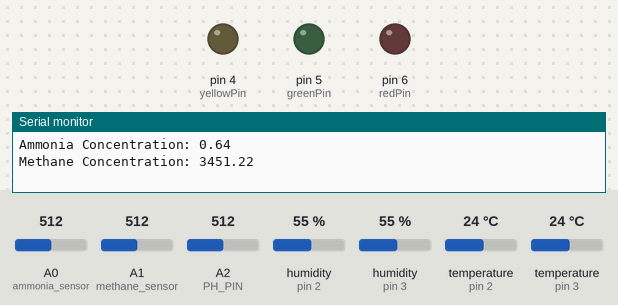
Simulated run of this sketch. Board: Arduino Uno, built with avr-gcc and run on an emulated ATmega328P. Parts: output pins drawn as LEDs (lit = HIGH), the last lines printed to the serial monitor. Inputs (shaded band) come from the test bench; at power-on: A0 (ammonia_sensor) = 512, A1 (methane_sensor) = 512, A2 (PH_PIN) = 512, humidity (sensors on pin 2, pin 3) 55 %, temperature (sensors on pin 2, pin 3) 24 °C.

Above: at 6.5 s.
At 13.5 s:
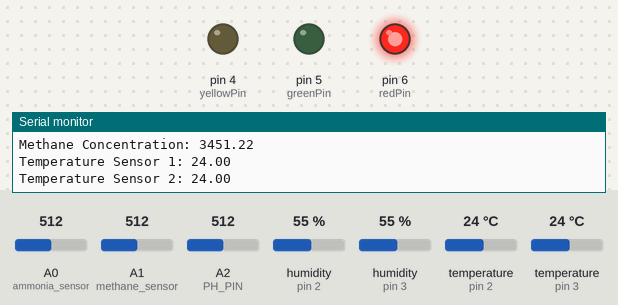
At 24.5 s:
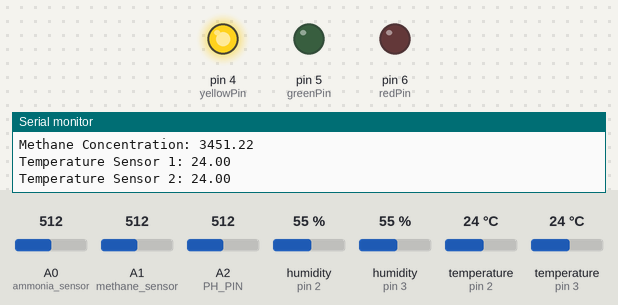
At 35.5 s:
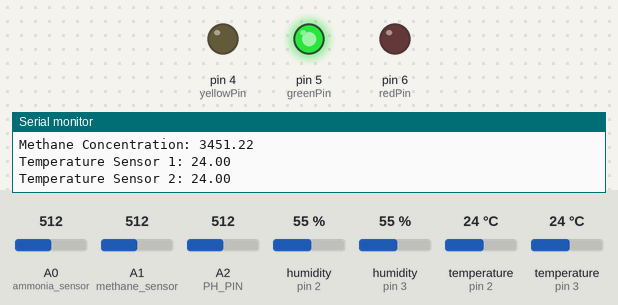
Timing chart, 0 to 59.9 s (numbered marks = the images above):
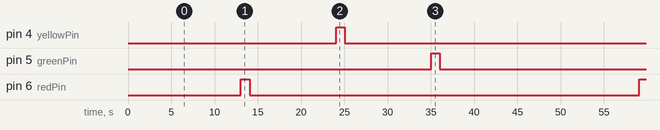

Measured:
- by itself, pin 4 (yellowPin), pin 5 (greenPin), pin 6 (redPin): alternates HIGH for 1.0 s and LOW for 45.1 s
- by itself, everything shown: repeats every 46.1 s, in 6 steps

The sketch:

4-28-2024_Latest_Arduino.ino
```cpp
#include <DHT.h>


#define DHTTYPE DHT11

const int DHT_PIN_1 = 2;
const int DHT_PIN_2 = 3;

DHT dht1(DHT_PIN_1, DHTTYPE);
DHT dht2(DHT_PIN_2, DHTTYPE);

const int methane_sensor = A1;
const float slope_methane = -0.318;
const float intercept_methane = 1.133;
const float baselineResistance_methane = 0.98;

const int ammonia_sensor = A0;
const float slope_ammonia = -0.263;
const float intercept_ammonia = 0.42;
const float baselineResistance_ammonia = 3.37;

#include "DFRobot_PH.h"
#include <EEPROM.h>


#define PH_PIN A2
float voltage, phValue, temperature = 25;
DFRobot_PH ph;

const int redPin = 6;
const int yellowPin = 4;
const int greenPin = 5;
const int interval = 1000;


void setup() {
  Serial.begin(115200);
  dht1.begin();
  dht2.begin();
  pinMode(redPin, OUTPUT);
  pinMode(yellowPin, OUTPUT);
  pinMode(greenPin, OUTPUT);
  ph.begin();
}

void loop() {
  readAmmonia();
  delay(2000);
  readMethane();
  delay(2000);
  readPH();
  delay(2000);
  readTemperature();
  delay(2000);
  blinkLED(redPin);
  blinkLED(yellowPin);
  blinkLED(greenPin);
}

void readTemperature() {
  float temperature1 = dht1.readTemperature();
  delay(2000);
  float temperature2 = dht2.readTemperature();

  if (!isnan(temperature1)) {
    Serial.print("Temperature Sensor 1: ");
    Serial.println(temperature1);
  } else {
    Serial.println("Failed to read from Temperature Sensor 1!");
  }

  if (!isnan(temperature2)) {
    Serial.print("Temperature Sensor 2: ");
    Serial.println(temperature2);
  } else {
    Serial.println("Failed to read from Temperature Sensor 2!");
  }

  delay(2000);
}

void readMethane() {
  float sensor_volt = analogRead(methane_sensor) * (5.0 / 1023.0);
  float RS_gas = (5.0 - sensor_volt) / sensor_volt;
  float ratio = RS_gas / baselineResistance_methane;
  double ppm_log = (log10(ratio) - intercept_methane) / slope_methane;
  double ppm = pow(10, ppm_log);
  Serial.print("Methane Concentration: ");
  Serial.println(ppm);
  delay(500);
}

void readAmmonia() {
  float sensor_volt = analogRead(ammonia_sensor) * (5.0 / 1023.0);
  float RS_gas = (50.0 / sensor_volt) - 10.0;
  float ratio = RS_gas / baselineResistance_ammonia;
  double ppm_log = (log10(ratio) - intercept_ammonia) / slope_ammonia;
  double ppm = pow(10, ppm_log);
  Serial.print("Ammonia Concentration: ");
  Serial.println(ppm);
  delay(500);
}

void readPH() {
  {
    static unsigned long timepoint = millis();
    if (millis() - timepoint > 1000U) {  //time interval: 1s
      timepoint = millis();
      //temperature = readTemperature();         // read your temperature sensor to execute temperature compensation
      voltage = analogRead(PH_PIN) / 1024.0 * 5000;  // read the voltage
      phValue = ph.readPH(voltage, temperature);     // convert voltage to pH with temperature compensation
      // Serial.print("temperature:");
      // Serial.print(temperature,1);
      Serial.print("pH value: ");
      Serial.println(phValue, 2);
    }
    ph.calibration(voltage, temperature);  // calibration process by Serail CMD
  }
}

void blinkLED(int pin) {
  digitalWrite(pin, HIGH);
  delay(interval);
  digitalWrite(pin, LOW);
  delay(10000);
}
```
